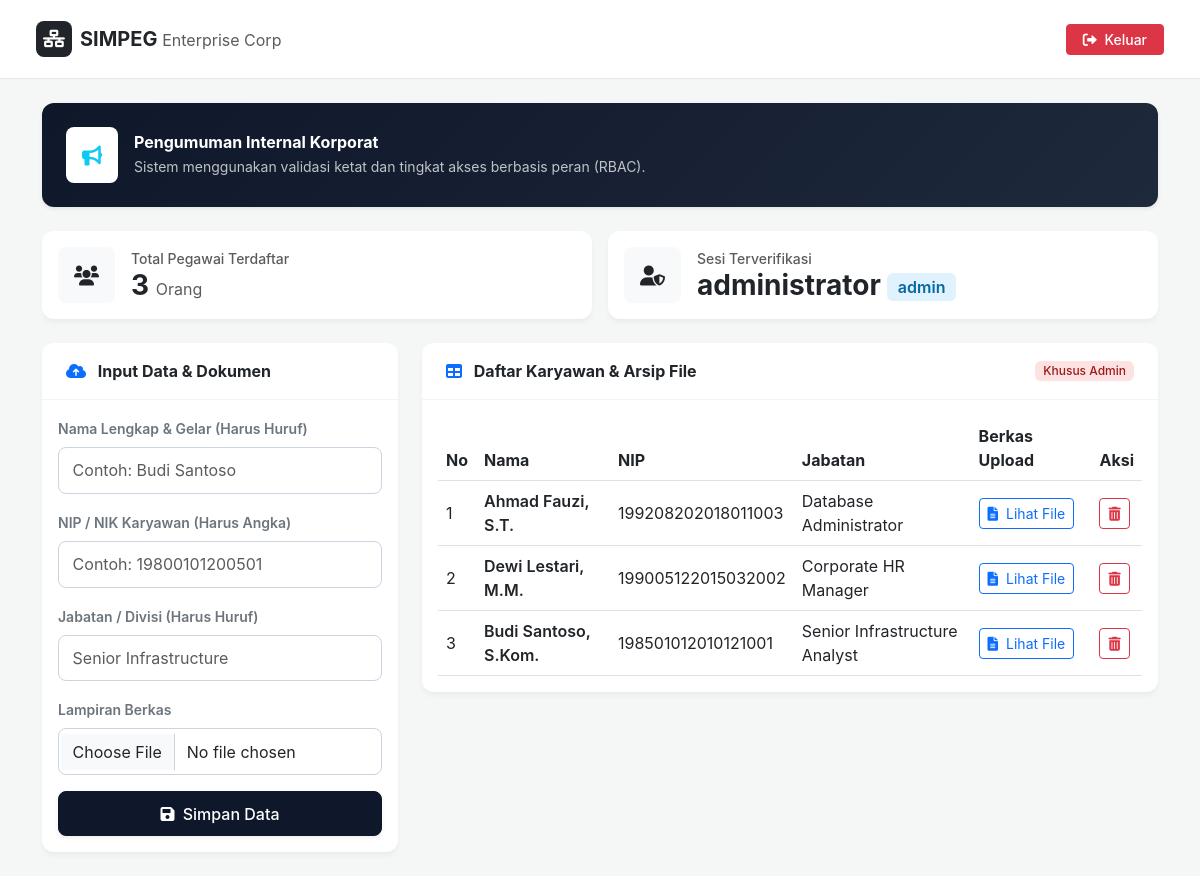
Screenshot of /index.php (signed in) with the database file from the repository.
### tables this page shows
CREATE TABLE IF NOT EXISTS users (
    id INT AUTO_INCREMENT PRIMARY KEY,
    username VARCHAR(50) NOT NULL,
    password VARCHAR(255) NOT NULL,
    role VARCHAR(50) NOT NULL,
    created_at TIMESTAMP DEFAULT CURRENT_TIMESTAMP
);

CREATE TABLE IF NOT EXISTS pegawai (
    id INT AUTO_INCREMENT PRIMARY KEY,
    nama VARCHAR(100) NOT NULL,
    nip VARCHAR(50) NOT NULL,
    jabatan VARCHAR(100) NOT NULL,
    foto VARCHAR(255) DEFAULT NULL,
    created_at TIMESTAMP DEFAULT CURRENT_TIMESTAMP
);

### src/index.php (the view, shortened to what this page needs)
<?php
if (isset($_SESSION['username'])) {
    $logged_in_user = $_SESSION['username'];
} elseif (isset($_SESSION['admin'])) {
    $logged_in_user = $_SESSION['admin'];
} else {
    header("Location: login.php");
    exit;
}
include 'db.php';
$stmt_role = $conn->prepare("SELECT role FROM users WHERE username = ?");
$stmt_role->bind_param("s", $logged_in_user);
$stmt_role->execute();
$res_role = $stmt_role->get_result()->fetch_assoc();
if (isset($res_role['role'])) {
    $real_role = $res_role['role'];
} elseif (isset($_SESSION['role'])) {
    $real_role = $_SESSION['role'];
} else {
    $real_role = 'user';
}
$is_admin = (strtolower($real_role) === 'admin' || stripos($real_role, 'super') !== false);
$is_verifikator = (strtolower($real_role) === 'verifikator');
$pegawai_result = null;
if ($is_admin || $is_verifikator) {
    $pegawai_result = $conn->query("SELECT * FROM pegawai ORDER BY id DESC");
}
$total_pegawai_res = $conn->query("SELECT COUNT(*) as total FROM pegawai");
$total_pegawai = ($total_pegawai_res) ? $total_pegawai_res->fetch_assoc()['total'] : 0;
?>
<!DOCTYPE html>
<html lang="id">
<head>
    <link href="https://cdn.jsdelivr.net/npm/bootstrap@5.3.0/dist/css/bootstrap.min.css" rel="stylesheet">
    <link href="https://cdnjs.cloudflare.com/ajax/libs/font-awesome/6.0.0/css/all.min.css" rel="stylesheet">
</head>
<body class="d-flex flex-column min-vh-100">
    <nav class="navbar navbar-expand-lg navbar-custom px-4 py-3 sticky-top">
        <div class="container-fluid">
            <a class="navbar-brand fw-bold text-dark d-flex align-items-center" href="index.php">
                <div class="bg-dark text-white rounded-3 p-2 me-2 d-flex align-items-center justify-content-center" style="width: 36px; height: 36px;">
                    <i class="fas fa-network-wired fa-sm"></i>
                </div>
                <span>SIMPEG <span class="text-muted fw-normal fs-6">Enterprise Corp</span></span>
            </a>
            <div class="ms-auto d-flex align-items-center gap-2">
                <a href="logout.php" class="btn btn-sm btn-danger fw-medium px-3"><i class="fas fa-sign-out-alt me-1"></i> Keluar</a>
            </div>
        </div>
    </nav>
    <div class="container my-4 flex-grow-1">
        <div class="alert alert-announcement shadow-sm p-4 mb-4 border-0 d-flex align-items-center justify-content-between" role="alert">
            <div class="d-flex align-items-center">
                <div class="bg-white bg-opacity-15 p-3 rounded-3 me-3 text-info">
                    <i class="fas fa-bullhorn fa-lg"></i>
                </div>
                <div>
                    <h6 class="fw-bold mb-1">Pengumuman Internal Korporat</h6>
                    <p class="mb-0 small text-light opacity-75">Sistem menggunakan validasi ketat dan tingkat akses berbasis peran (RBAC).</p>
                </div>
            </div>
        </div>
        <div class="row g-3 mb-4">
            <div class="col-md-6">
                <div class="card p-3 bg-white">
                    <div class="d-flex align-items-center">
                        <div class="bg-light text-dark p-3 rounded-3 me-3">
                            <i class="fas fa-users fa-lg"></i>
                        </div>
                        <div>
                            <span class="text-muted small d-block fw-medium">Total Pegawai Terdaftar</span>
                            <h3 class="fw-bold mb-0 text-dark"><?= $total_pegawai; ?> <span class="fs-6 fw-normal text-muted">Orang</span></h3>
                        </div>
                    </div>
                </div>
            </div>
            <div class="col-md-6">
                <div class="card p-3 bg-white">
                    <div class="d-flex align-items-center">
                        <div class="bg-light text-dark p-3 rounded-3 me-3">
                            <i class="fas fa-user-shield fa-lg"></i>
                        </div>
                        <div>
                            <span class="text-muted small d-block fw-medium">Sesi Terverifikasi</span>
                            <h3 class="fw-bold mb-0 text-dark"><?= htmlspecialchars($logged_in_user); ?>
                                <span class="badge badge-soft-primary fs-6 align-middle fw-semibold"><?= htmlspecialchars($real_role); ?></span>
                            </h3>
                        </div>
                    </div>
                </div>
            </div>
        </div>
        <div class="row g-4">
            <div class="col-lg-4">
                <div class="card bg-white">
                    <div class="card-header bg-transparent py-3">
                        <span class="fw-bold text-dark"><i class="fas fa-cloud-upload-alt text-primary me-2"></i> Input Data & Dokumen</span>
                    </div>
                    <div class="card-body">
                        <form action="" method="POST" enctype="multipart/form-data">
                            <div class="mb-3">
                                <label class="form-label small fw-semibold text-secondary">Nama Lengkap & Gelar (Harus Huruf)</label>
                                <input type="text" name="nama" class="form-control" placeholder="Contoh: Budi Santoso" pattern="[a-zA-Z\s\.]+" title="Hanya boleh huruf, spasi, dan titik" required>
                            </div>
                            <div class="mb-3">
                                <label class="form-label small fw-semibold text-secondary">NIP / NIK Karyawan (Harus Angka)</label>
                                <input type="text" name="nip" class="form-control" placeholder="Contoh: 19800101200501" pattern="[0-9]+" title="NIP wajib berupa angka murni" required>
                            </div>
                            <div class="mb-3">
                                <label class="form-label small fw-semibold text-secondary">Jabatan / Divisi (Harus Huruf)</label>
                                <input type="text" name="jabatan" class="form-control" placeholder="Senior Infrastructure" pattern="[a-zA-Z\s\.]+" title="Hanya boleh huruf" required>
                            </div>
                            <div class="mb-3">
                                <label class="form-label small fw-semibold text-secondary">Lampiran Berkas</label>
                                <input type="file" name="foto" class="form-control" required>
                            </div>
                            <button type="submit" name="submit" class="btn btn-primary w-100 shadow-sm">
                                <i class="fas fa-save me-1"></i> Simpan Data
                            </button>
                        </form>
                    </div>
                </div>
            </div>
            <div class="col-lg-8">
                <div class="card bg-white mb-4">
                    <div class="card-header bg-transparent py-3 d-flex justify-content-between align-items-center">
                        <span class="fw-bold text-dark"><i class="fas fa-table text-primary me-2"></i> Daftar Karyawan & Arsip File</span>
                        <span class="badge badge-soft-danger px-2 py-1 fw-medium">Khusus Admin</span>
                    </div>
                    <div class="card-body">
                        <?php if ($is_admin || $is_verifikator): ?>
    <div class="table-responsive">
        <table class="table table-hover align-middle mb-0">
            <thead>
                <tr>
                    <th>No</th>
                    <th>Nama</th>
                    <th>NIP</th>
                    <th>Jabatan</th>
                    <th>Berkas Upload</th>
                    <th>Aksi</th>
                </tr>
            </thead>
            <tbody>
                <?php $no = 1; while($row = $pegawai_result->fetch_assoc()): ?>
                <tr>
                    <td><?= $no++; ?></td>
                    <td class="fw-semibold"><?= htmlspecialchars($row['nama']); ?></td>
                    <td><?= htmlspecialchars($row['nip']); ?></td>
                    <td><?= htmlspecialchars($row['jabatan']); ?></td>
                    <td>
                        <?php if (!empty($row['foto'])): ?>
                            <a href="uploads/<?= htmlspecialchars($row['foto']); ?>" target="_blank" class="btn btn-sm btn-outline-primary text-truncate" style="max-width: 130px;" title="<?= htmlspecialchars($row['foto']); ?>">
                                <i class="fas fa-file-alt me-1"></i> Lihat File
                            </a>
                        <?php else: ?>
                            <span class="text-muted small">Tidak ada</span>
                        <?php endif; ?>
                    </td>
                    <td>
                        <?php if ($is_admin): ?>
                            <a href="?hapus=<?= $row['id']; ?>" class="btn btn-sm btn-outline-danger" onclick="return confirm('Hapus data ini?')"><i class="fas fa-trash-alt"></i></a>
                        <?php else: ?>
                            <span class="badge bg-secondary">Read-Only</span>
                        <?php endif; ?>
                    </td>
                </tr>
                <?php endwhile; ?>
            </tbody>
        </table>
    </div>
<?php endif; ?>

### src/index.php (style rules this page uses)
body { font-family: 'Inter', sans-serif; background-color: #f4f7f6; color: #334155; }
.navbar-custom { background: #ffffff; border-bottom: 1px solid #e2e8f0; }
.card { border: none; border-radius: 12px; box-shadow: 0 4px 6px -1px rgba(0, 0, 0, 0.05); }
.card-header { background-color: transparent; border-bottom: 1px solid #f1f5f9; font-weight: 600; padding: 1.25rem 1.5rem; }
.btn-primary { background-color: #0f172a; border-color: #0f172a; border-radius: 8px; padding: 0.6rem 1rem; font-weight: 500; }
.form-control { border-radius: 8px; padding: 0.65rem 0.85rem; border-color: #cbd5e1; }
.badge-soft-danger { background-color: #fee2e2; color: #991b1b; }
.badge-soft-primary { background-color: #e0f2fe; color: #0369a1; }
.alert-announcement { background: linear-gradient(135deg, #0f172a 0%, #1e293b 100%); color: white; border-radius: 12px; }

### rows the page displays
users: role "admin"
pegawai: nama "Ahmad Fauzi, S.T.", nip "199208202018011003", jabatan "Database Administrator"
pegawai: nama "Dewi Lestari, M.M.", nip "199005122015032002", jabatan "Corporate HR Manager"
pegawai: nama "Budi Santoso, S.Kom.", nip "198501012010121001", jabatan "Senior Infrastructure Analyst"

### other values shown
$total_pegawai "3"
$logged_in_user "administrator"
